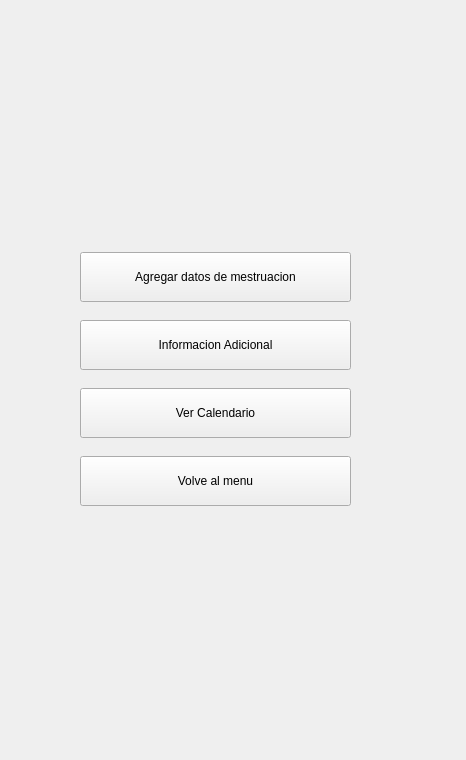
<?xml version="1.0" encoding="UTF-8"?>
<ui version="4.0">
 <class>opciones_extras</class>
 <widget class="QWidget" name="opciones_extras">
  <property name="geometry">
   <rect>
    <x>0</x>
    <y>0</y>
    <width>466</width>
    <height>760</height>
   </rect>
  </property>
  <property name="minimumSize">
   <size>
    <width>466</width>
    <height>760</height>
   </size>
  </property>
  <property name="maximumSize">
   <size>
    <width>466</width>
    <height>760</height>
   </size>
  </property>
  <property name="windowTitle">
   <string>Form</string>
  </property>
  <widget class="QWidget" name="verticalLayoutWidget">
   <property name="geometry">
    <rect>
     <x>80</x>
     <y>240</y>
     <width>271</width>
     <height>281</height>
    </rect>
   </property>
   <layout class="QVBoxLayout" name="verticalLayout">
    <item>
     <widget class="QPushButton" name="button_agregardatos">
      <property name="maximumSize">
       <size>
        <width>16777215</width>
        <height>50</height>
       </size>
      </property>
      <property name="text">
       <string>Agregar datos de mestruacion</string>
      </property>
     </widget>
    </item>
    <item>
     <widget class="QPushButton" name="button_info">
      <property name="maximumSize">
       <size>
        <width>16777215</width>
        <height>50</height>
       </size>
      </property>
      <property name="text">
       <string>Informacion Adicional</string>
      </property>
     </widget>
    </item>
    <item>
     <widget class="QPushButton" name="button_calendario">
      <property name="maximumSize">
       <size>
        <width>16777215</width>
        <height>50</height>
       </size>
      </property>
      <property name="text">
       <string>Ver Calendario</string>
      </property>
     </widget>
    </item>
    <item>
     <widget class="QPushButton" name="pushButton_3">
      <property name="maximumSize">
       <size>
        <width>16777215</width>
        <height>50</height>
       </size>
      </property>
      <property name="text">
       <string>Volve al menu</string>
      </property>
     </widget>
    </item>
   </layout>
  </widget>
 </widget>
 <resources/>
 <connections/>
</ui>
